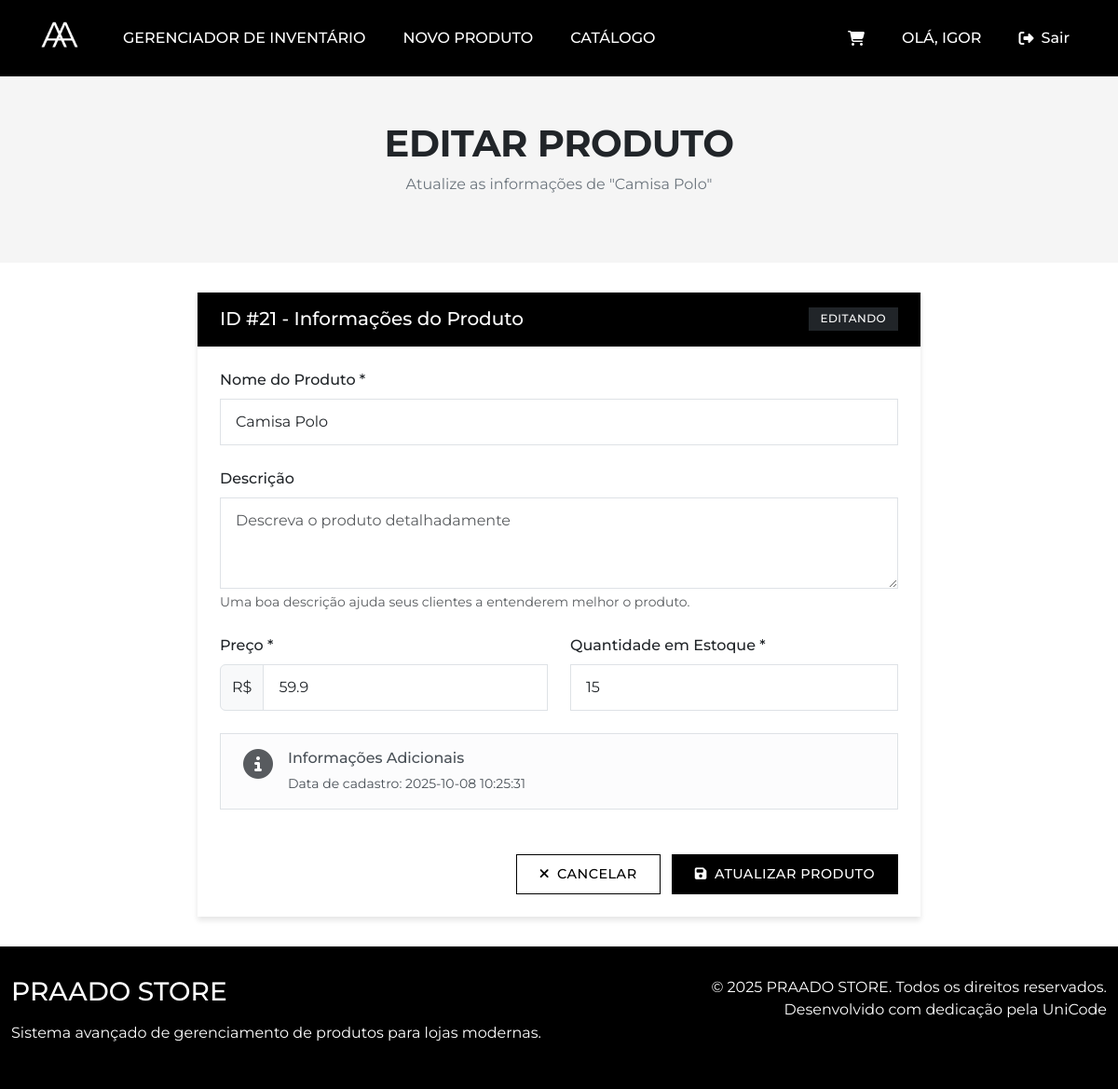
The page /produto/editar/21 (signed in) on the database as committed earlier.
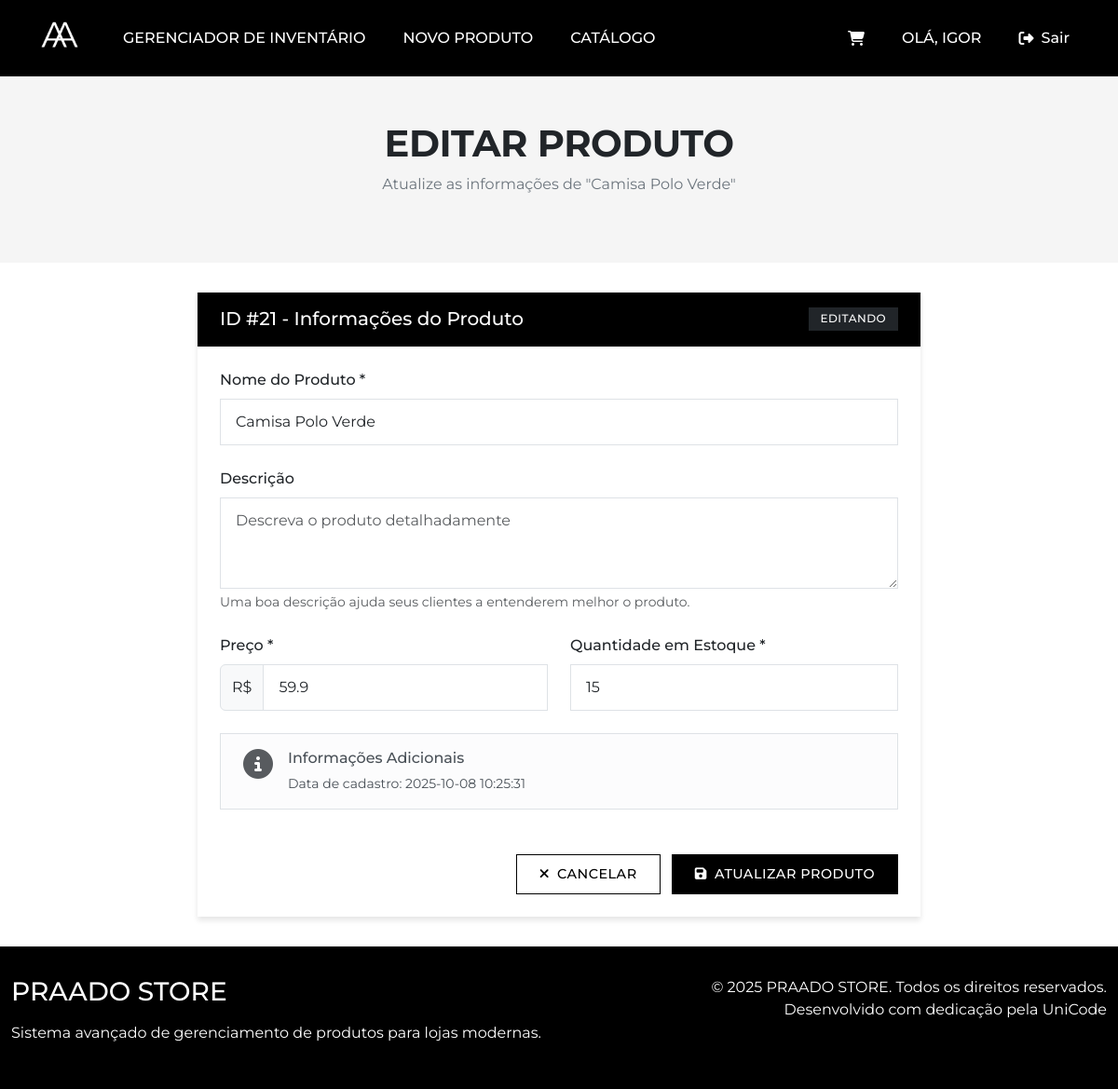
The same page on the database as committed later.
### tables this page shows
CREATE TABLE "produtos"
(
    id            INTEGER
        primary key autoincrement,
    nome          TEXT    not null,
    descricao     TEXT,
    preco         REAL    not null,
    quantidade    INTEGER not null,
    data_cadastro TEXT    not null,
    Categoria     TEXT,
    image_url     TEXT default 'https://placehold.co/400x400?text=Sem+Imagem',
    tamanhos      TEXT
);

### app.py (the view, shortened to what this page needs)
@app.route('/produto/editar/<int:id>', methods=('GET', 'POST'))
def editar_produto(id):
    if not session.get('is_logged') or not bool(session.get('is_admin')):
        flash('Acesso restrito aos administradores.', 'danger')
        return redirect(url_for('catalogo'))
    conn = get_db_connection()
    produto = conn.execute('SELECT * FROM produtos WHERE id = ?', (id,)).fetchone()
    conn.close()
    if produto is None:
        flash('Produto não encontrado!', 'danger')
        return redirect(url_for('index'))
    return render_template('editar_produto.html', produto=produto)

### app.py (called while the page is built)
def get_db_connection():
    conn = sqlite3.connect(DATABASE)
    conn.row_factory = sqlite3.Row  # Para acessar colunas pelo nome
    return conn

### templates/editar_produto.html (shortened to what this page needs)
{% extends 'base.html' %}
{% block content %}
<section class="page-header">
    <div class="container text-center">
        <h1 class="page-title">EDITAR PRODUTO</h1>
        <p class="page-subtitle">Atualize as informações de "{{ produto['nome'] }}"</p>
    </div>
</section>
<div class="container">
    <div class="row justify-content-center">
        <div class="col-lg-8">
            <div class="card">
                <div class="card-header d-flex justify-content-between align-items-center">
                    <h5 class="mb-0">ID #{{ produto['id'] }} - Informações do Produto</h5>
                    <span class="badge bg-dark">Editando</span>
                </div>
                <div class="card-body p-4">
                    <form method="post">
                        <div class="row">
                            <div class="col-12 mb-4">
                                <label for="nome" class="form-label">Nome do Produto *</label>
                                <input type="text" class="form-control" id="nome" name="nome" value="{{ produto['nome'] }}" placeholder="Digite o nome do produto" required>
                            </div>
                            <div class="col-12 mb-4">
                                <label for="descricao" class="form-label">Descrição</label>
                                <textarea class="form-control" id="descricao" name="descricao" rows="3" placeholder="Descreva o produto detalhadamente">{{ produto['descricao'] }}</textarea>
                                <div class="form-text">Uma boa descrição ajuda seus clientes a entenderem melhor o produto.</div>
                            </div>
                            <div class="col-md-6 mb-4">
                                <label for="preco" class="form-label">Preço *</label>
                                <div class="input-group">
                                    <span class="input-group-text">R$</span>
                                    <input type="number" class="form-control" id="preco" name="preco" step="0.01" min="0" placeholder="0.00" value="{{ produto['preco'] }}" required>
                                </div>
                            </div>
                            <div class="col-md-6 mb-4">
                                <label for="quantidade" class="form-label">Quantidade em Estoque *</label>
                                <input type="number" class="form-control" id="quantidade" name="quantidade" min="0" placeholder="0" value="{{ produto['quantidade'] }}" required>
                            </div>
                            <div class="col-12">
                                <div class="alert alert-light border" role="alert">
                                    <div class="d-flex">
                                        <div class="me-3">
                                            <i class="fas fa-info-circle fa-2x text-muted"></i>
                                        </div>
                                        <div>
                                            <h6 class="alert-heading">Informações Adicionais</h6>
                                            <p class="mb-0 small">Data de cadastro: {{ produto['data_cadastro'] }}</p>
                                        </div>
                                    </div>
                                </div>
                            </div>
                            <div class="col-12 mt-3 text-end">
                                <a href="{{ url_for('visualizar_produto', id=produto['id']) }}" class="btn btn-secondary me-2">
                                    <i class="fas fa-times me-2"></i>Cancelar
                                </a>
                                <button type="submit" class="btn btn-primary">
                                    <i class="fas fa-save me-2"></i>Atualizar Produto
                                </button>
                            </div>
                        </div>
                    </form>
                </div>
            </div>
        </div>
    </div>
</div>
{% endblock %}

Rows that differ between the two databases and show on the page:
changed produtos id 21: nome "Camisa Polo" → "Camisa Polo Verde"
